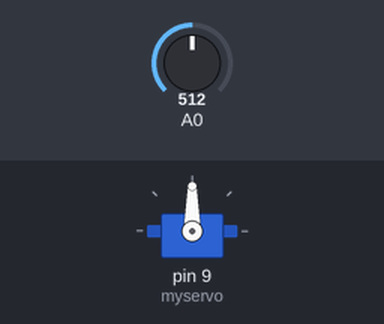
Recording of a sketch running on a simulated Arduino Uno, built with avr-gcc and run on an emulated ATmega328P. Parts: servo. Inputs (shaded band) come from the test bench; at power-on: A0 = 512.

Above: at 1.2 s.
1.3 s: A0 set to 716
At 2.0 s:
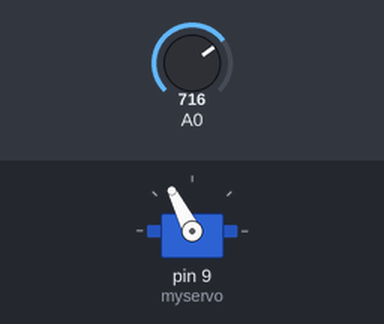
2.8 s: A0 set to 900
At 3.1 s:
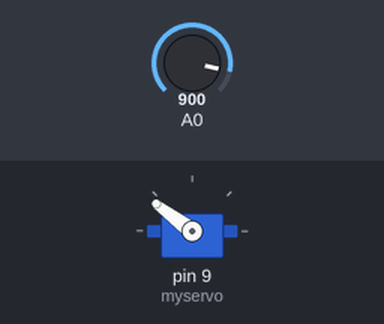
4.3 s: A0 set to 1023
At 5.5 s:
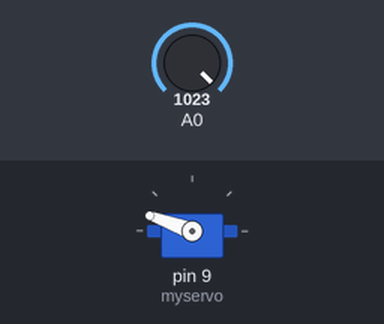
5.8 s: A0 set to 306
At 6.6 s:
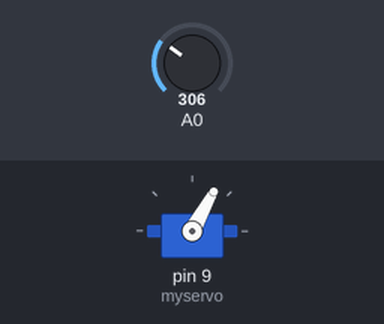
7.3 s: A0 set to 122
At 7.7 s:
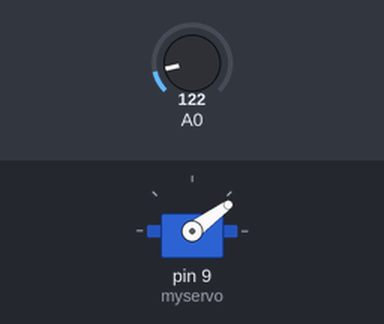
Timing chart, 0 to 9.8 s (numbered marks = the images above; inputs shaded):
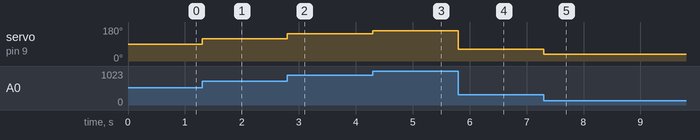

The sketch:

Servo.ino
```cpp
#include <Servo.h> //include the servo library
Servo myservo; //create a servo object


void setup() {
    myservo.attach(9); //tell the servo object that its servo is plugged into pin 9
}
void loop() {
   int trimpot = analogRead(A0);
   int servoPosition = map(trimpot, 0, 1023, 20, 160);

   myservo.write(servoPosition);
  // put your main code here, to run repeatedly:
}


/*struct DATA{
  int x;
  char y;
  float z;
}

typedef DATA data;
data d;
*/
```

Measured:
- after the input at 1.3 s, servo on pin 9 (myservo): 90° → 117° at once
- after the input at 2.8 s, servo on pin 9 (myservo): 117° → 143° at once
- after the input at 4.3 s, servo on pin 9 (myservo): 143° → 160° at once
- after the input at 5.8 s, servo on pin 9 (myservo): 160° → 61° at once
- after the input at 7.3 s, servo on pin 9 (myservo): 61° → 36° at once
